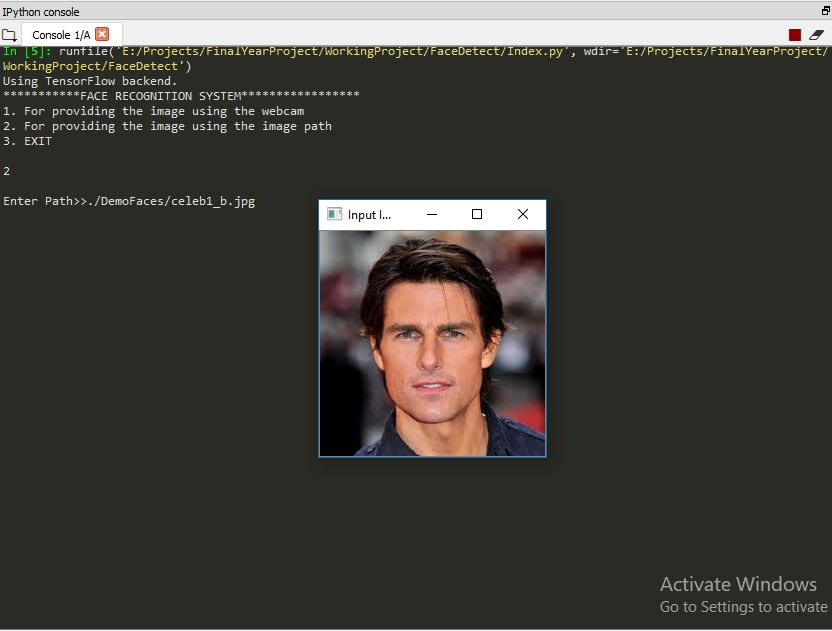
#> input picture img/1.JPG, 832 x 631 px, given in place of celeb20_b.jpg, which was not available
$ python ImageInputSrc.py
#> lines starting #> are read from the running program, lines starting #| are printed output that depends on the picture; pictures that were not available may be replaced by others from this repository, and a replacement may not be noted
# -*- coding: utf-8 -*-
"""
Created on Fri Apr 17 14:10:08 2020

@author: Aman Dubey
"""

import cv2

face_classifier = cv2.CascadeClassifier('Haarcascades/haarcascade_frontalface_default.xml')

def face_extractor(img):
    faces = face_classifier.detectMultiScale(img,1.3,5)

    if faces is ():
        return None

    for (x,y,w,h) in faces:
        cropped_face = img[y:y+h,x:x+w]

    return cropped_face

def find_face(source):
#> called with source = './DemoFaces/celeb20_b.jpg'
    string = ""
    try:
        frame = cv2.imread(source)
#> frame is the input picture: shape (631, 832, 3); mean B, G, R 59.3, 65.1, 67.1
    except (OSError, IOError) as e:
        print("File Not Found" + e )
        return ""

    res = face_extractor(frame)
#> in face_extractor, `faces = face_classifier.detectMultiScale(img,1.3,5)`: faces = [[368, 287, 126, 126]]
#> the loop in face_extractor, `for (x,y,w,h) in faces:` made 1 pass
#> pass 1, in face_extractor, `cropped_face = img[y:y+h,x:x+w]`:
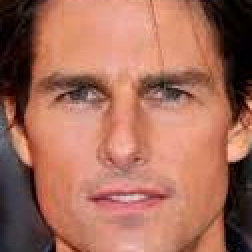
#> cropped_face: shape (126, 126, 3) (shown 2 times larger); mean B, G, R 90.7, 108.6, 165.4
    face_image = None;
    if res is not None:
        face_image = cv2.resize(res, (240,240))
        string="face found"
    else:
        frame = cv2.imread('./Utils/duck.jpg')
        if not string:
            string="No face found"

    """
    frame = cv2.resize(frame, (300,300))

    cv2.putText(frame,"Press Enter to EXIT", (0, 20), cv2.FONT_HERSHEY_COMPLEX, 0.8, (0,255,0), 2)
    cv2.putText(frame, string, (0,90), cv2.FONT_HERSHEY_COMPLEX, 0.8, (0,255,0), 2)

    cv2.namedWindow('image',cv2.WINDOW_NORMAL)
    cv2.resizeWindow('image', 300,300)
    cv2.imshow('image',frame)
    cv2.waitKey() #change to none *****************
    cv2.destroyAllWindows()
    """
    return face_image

find_face('./DemoFaces/celeb20_b.jpg')

$ run again, on img/2.JPG
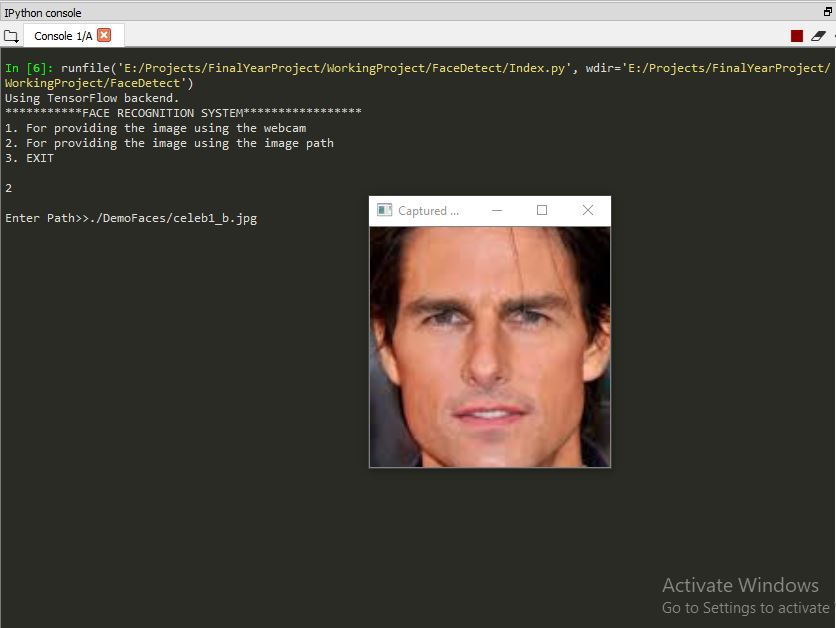
#> input picture img/2.JPG, 836 x 628 px, given in place of celeb20_b.jpg, which was not available
#> in find_face, frame is the input picture: shape (628, 836, 3); mean B, G, R 61.9, 69, 74.4
#> faces = [[373, 226, 233, 233]]
#> the loop in face_extractor, `for (x,y,w,h) in faces:` made 1 pass
#> pass 1, in face_extractor, `cropped_face = img[y:y+h,x:x+w]`:
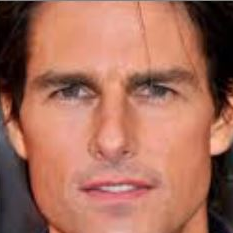
#> cropped_face: shape (233, 233, 3); mean B, G, R 91.3, 109.7, 167
